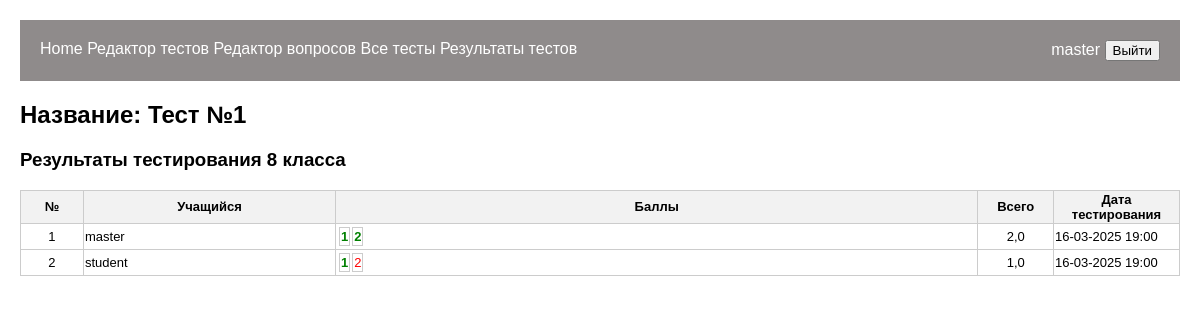
Before: /test_students_results/1 (signed in) with the older database file.
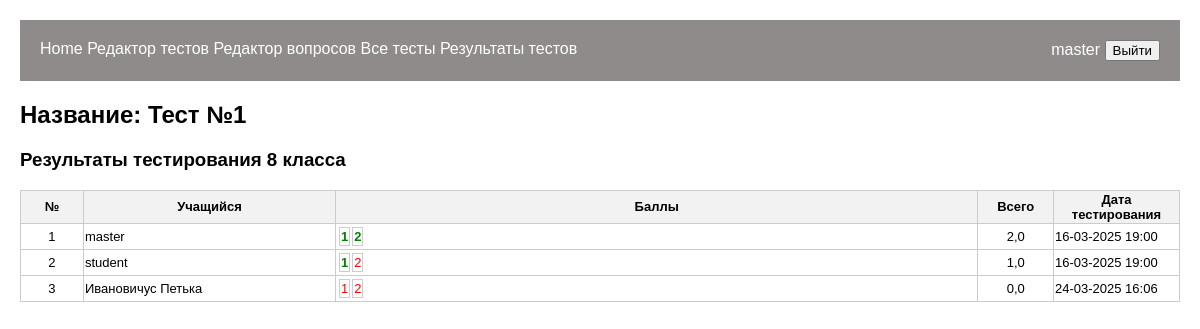
After: the same page with the newer database file.
### tests/models.py (models this page shows, shortened)
class StudentResponse(models.Model):
    student = models.ForeignKey(User, on_delete=models.CASCADE, verbose_name='Учащийся')
    test = models.ForeignKey(Test, on_delete=models.CASCADE, verbose_name='Тест')
    answers = models.JSONField(verbose_name='Ответы')  # Ответы как JSON
    score = models.FloatField(null=True, blank=True, verbose_name='Набрано')
    time_answer = models.DateTimeField(default=datetime.datetime.now(), verbose_name='Создано')
    right_answer = models.JSONField(verbose_name='Правильный ответ')

### tests/views.py (the view)
# urls.py: path('test_students_results/<int:test_id>', test_students_results, name='test_students_results'),
@login_required
def test_students_results(request, test_id):
    test_title = Test.objects.filter(id=test_id)[0].title
    test_klass = Test.objects.filter(id=test_id)[0].klass_destination
    results = StudentResponse.objects.filter(test_id=test_id)
    return render(request, 'tests/test_students_results.html',
                  {'results': results,
                   'test_title': test_title,
                   'test_klass': test_klass})

### tests/templates/tests/test_students_results.html (shortened to what this page needs)
{% extends 'tests/base.html' %}
{% block content %}
    <h2>Название: {{ test_title }}</h2>
    <h3>Результаты тестирования {{ test_klass }} класса</h3>
    <table id="table_total">
        <thead>
            <tr>
                <th style="width: 3%">№</th>
                <th style="width: 20%">Учащийся</th>
                <th style="width: 51%">Баллы</th>
                <th style="width: 6%">Всего</th>
                <th style="width: 10%">Дата тестирования</th>
            </tr>
        </thead>
        <tbody>
            {% for result in results %}
            <tr>
                <td class="number">{{ forloop.counter }}</td>
                <td>
                    {% if result.student.last_name %}
                        {{ result.student.last_name }} {{ result.student.first_name }}
                    {% else %}
                        {{ result.student.username}}
                    {% endif %}
                </td>
                <td>
                    <table style="margin-bottom: 0%;">
                        <tbody>
                        {% for key, value in result.right_answer.items %}
                            {% if value %}
                                <td style="color: green;"><b>{{ forloop.counter }}</b></td>
                            {% else %}
                                <td style="color: red;">{{ forloop.counter }}</td>
                            {% endif %}
                        {% endfor %}
                        </tbody>
                    </table>
                </td>
                <td align="center">{{ result.score }}</td>
                <td>{{ result.time_answer|date:"d-m-Y H:i" }}</td>
            </tr>
            {% endfor %}
        </tbody>
    </table>
{% endblock %}

Changed rows visible on the page:
added StudentResponse: student.last_name "Ивановичус", student.first_name "Петька", score "0,0", time_answer "24-03-2025 16:06"
